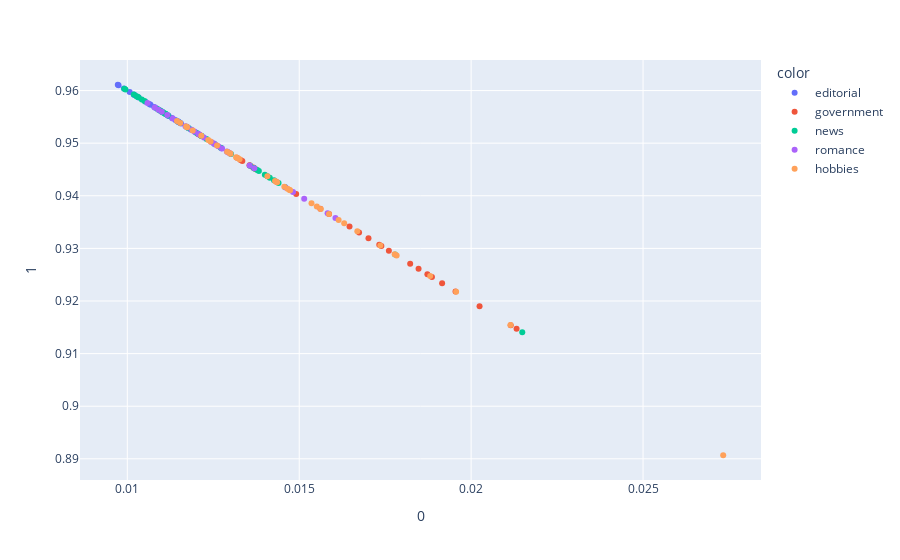

Notebook code cell kept with this figure:
### Code cell
# Plot PCA of Predictions
fig = px.scatter(W_lda_text_matrix, x=0, y=1, color=df["category"])
fig.show()
